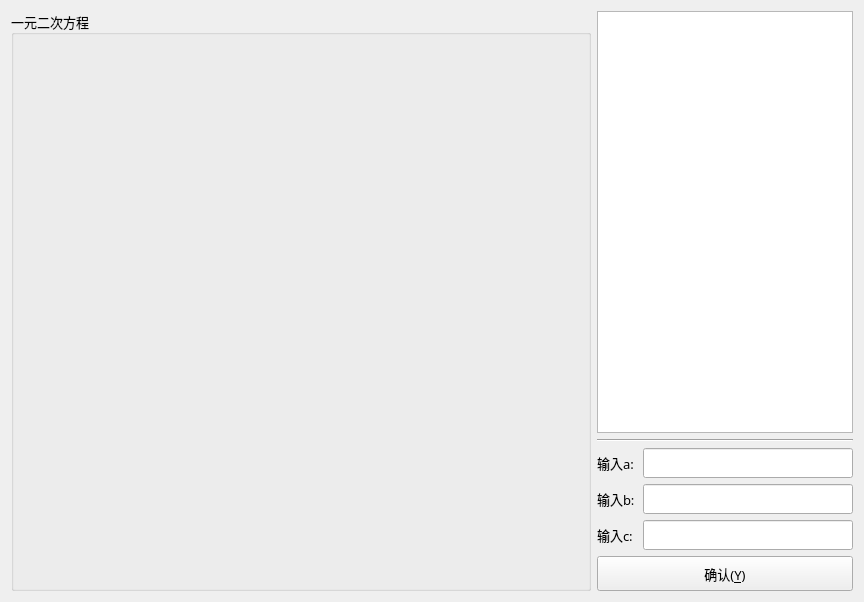
      <widget class="QWidget" name="tab_1">
       <property name="font">
        <font>
         <family>微软雅黑</family>
         <pointsize>10</pointsize>
        </font>
       </property>
       <attribute name="title">
        <string>二次方程</string>
       </attribute>
       <layout class="QGridLayout" name="gridLayout_7">
        <item row="0" column="0">
         <layout class="QHBoxLayout" name="horizontalLayout_10">
          <item>
           <widget class="QGroupBox" name="groupBox_2">
            <property name="minimumSize">
             <size>
              <width>580</width>
              <height>580</height>
             </size>
            </property>
            <property name="maximumSize">
             <size>
              <width>580</width>
              <height>580</height>
             </size>
            </property>
            <property name="font">
             <font>
              <family>微软雅黑</family>
              <pointsize>10</pointsize>
             </font>
            </property>
            <property name="title">
             <string>一元二次方程</string>
            </property>
           </widget>
          </item>
          <item>
           <layout class="QVBoxLayout" name="verticalLayout_3">
            <item>
             <widget class="QTextBrowser" name="textBrowser_4">
              <property name="font">
               <font>
                <family>微软雅黑</family>
                <pointsize>12</pointsize>
               </font>
              </property>
             </widget>
            </item>
            <item>
             <widget class="Line" name="line_2">
              <property name="orientation">
               <enum>Qt::Horizontal</enum>
              </property>
             </widget>
            </item>
            <item>
             <layout class="QHBoxLayout" name="horizontalLayout_9">
              <item>
               <widget class="QLabel" name="label_5">
                <property name="minimumSize">
                 <size>
                  <width>40</width>
                  <height>30</height>
                 </size>
                </property>
                <property name="maximumSize">
                 <size>
                  <width>16777215</width>
                  <height>30</height>
                 </size>
                </property>
                <property name="font">
                 <font>
                  <family>微软雅黑</family>
                  <pointsize>10</pointsize>
                 </font>
                </property>
                <property name="text">
                 <string>输入a:</string>
                </property>
               </widget>
              </item>
              <item>
               <widget class="QLineEdit" name="lineEdit_4">
                <property name="minimumSize">
                 <size>
                  <width>0</width>
                  <height>30</height>
                 </size>
                </property>
                <property name="maximumSize">
                 <size>
                  <width>16777215</width>
                  <height>30</height>
                 </size>
                </property>
                <property name="font">
                 <font>
                  <family>微软雅黑</family>
                  <pointsize>10</pointsize>
                 </font>
                </property>
                <property name="frame">
                 <bool>true</bool>
                </property>
                <property name="dragEnabled">
                 <bool>false</bool>
                </property>
                <property name="readOnly">
                 <bool>false</bool>
                </property>
               </widget>
              </item>
             </layout>
            </item>
            <item>
             <layout class="QHBoxLayout" name="horizontalLayout_8">
              <item>
               <widget class="QLabel" name="label_6">
                <property name="minimumSize">
                 <size>
                  <width>40</width>
                  <height>30</height>
                 </size>
                </property>
                <property name="maximumSize">
                 <size>
                  <width>16777215</width>
                  <height>30</height>
                 </size>
                </property>
                <property name="font">
                 <font>
                  <family>微软雅黑</family>
                  <pointsize>10</pointsize>
                 </font>
                </property>
                <property name="text">
                 <string>输入b:</string>
                </property>
               </widget>
              </item>
              <item>
               <widget class="QLineEdit" name="lineEdit_5">
                <property name="minimumSize">
                 <size>
                  <width>0</width>
                  <height>30</height>
                 </size>
                </property>
                <property name="maximumSize">
                 <size>
                  <width>16777215</width>
                  <height>30</height>
                 </size>
                </property>
                <property name="font">
                 <font>
                  <family>微软雅黑</family>
                  <pointsize>10</pointsize>
                 </font>
                </property>
               </widget>
              </item>
             </layout>
            </item>
            <item>
             <layout class="QHBoxLayout" name="horizontalLayout_7">
              <item>
               <widget class="QLabel" name="label_7">
                <property name="minimumSize">
                 <size>
                  <width>40</width>
                  <height>30</height>
                 </size>
                </property>
                <property name="maximumSize">
                 <size>
                  <width>16777215</width>
                  <height>30</height>
                 </size>
                </property>
                <property name="font">
                 <font>
                  <family>微软雅黑</family>
                  <pointsize>10</pointsize>
                 </font>
                </property>
                <property name="text">
                 <string>输入c:</string>
                </property>
               </widget>
              </item>
              <item>
               <widget class="QLineEdit" name="lineEdit_6">
                <property name="minimumSize">
                 <size>
                  <width>0</width>
                  <height>30</height>
                 </size>
                </property>
                <property name="maximumSize">
                 <size>
                  <width>16777215</width>
                  <height>30</height>
                 </size>
                </property>
                <property name="font">
                 <font>
                  <family>微软雅黑</family>
                  <pointsize>10</pointsize>
                 </font>
                </property>
               </widget>
              </item>
             </layout>
            </item>
            <item>
             <widget class="QPushButton" name="pushButton">
              <property name="minimumSize">
               <size>
                <width>0</width>
                <height>35</height>
               </size>
              </property>
              <property name="maximumSize">
               <size>
                <width>16777215</width>
                <height>35</height>
               </size>
              </property>
              <property name="font">
               <font>
                <family>微软雅黑</family>
                <pointsize>10</pointsize>
               </font>
              </property>
              <property name="text">
               <string>确认(&amp;Y)</string>
              </property>
             </widget>
            </item>
           </layout>
          </item>
         </layout>
        </item>
       </layout>
      </widget>
